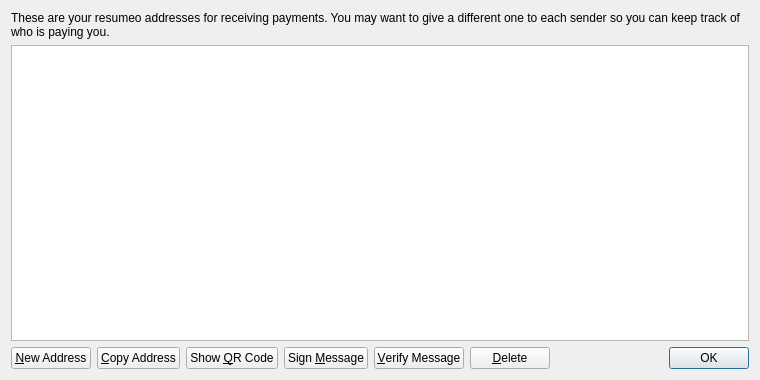
<?xml version="1.0" encoding="UTF-8"?>
<ui version="4.0">
 <class>AddressBookPage</class>
 <widget class="QWidget" name="AddressBookPage">
  <property name="geometry">
   <rect>
    <x>0</x>
    <y>0</y>
    <width>760</width>
    <height>380</height>
   </rect>
  </property>
  <property name="windowTitle">
   <string>Address Book</string>
  </property>
  <layout class="QVBoxLayout" name="verticalLayout">
   <item>
    <widget class="QLabel" name="labelExplanation">
     <property name="text">
      <string>These are your resumeo addresses for receiving payments. You may want to give a different one to each sender so you can keep track of who is paying you.</string>
     </property>
     <property name="textFormat">
      <enum>Qt::PlainText</enum>
     </property>
     <property name="wordWrap">
      <bool>true</bool>
     </property>
    </widget>
   </item>
   <item>
    <widget class="QTableView" name="tableView">
     <property name="contextMenuPolicy">
      <enum>Qt::CustomContextMenu</enum>
     </property>
     <property name="toolTip">
      <string>Double-click to edit address or label</string>
     </property>
     <property name="tabKeyNavigation">
      <bool>false</bool>
     </property>
     <property name="alternatingRowColors">
      <bool>true</bool>
     </property>
     <property name="selectionMode">
      <enum>QAbstractItemView::SingleSelection</enum>
     </property>
     <property name="selectionBehavior">
      <enum>QAbstractItemView::SelectRows</enum>
     </property>
     <property name="sortingEnabled">
      <bool>true</bool>
     </property>
     <attribute name="verticalHeaderVisible">
      <bool>false</bool>
     </attribute>
    </widget>
   </item>
   <item>
    <layout class="QHBoxLayout" name="horizontalLayout">
     <item>
      <widget class="QPushButton" name="newAddressButton">
       <property name="toolTip">
        <string>Create a new address</string>
       </property>
       <property name="text">
        <string>&amp;New Address</string>
       </property>
       <property name="icon">
        <iconset resource="../bitcoin.qrc">
         <normaloff>:/icons/add</normaloff>:/icons/add</iconset>
       </property>
      </widget>
     </item>
     <item>
      <widget class="QPushButton" name="copyToClipboard">
       <property name="toolTip">
        <string>Copy the currently selected address to the system clipboard</string>
       </property>
       <property name="text">
        <string>&amp;Copy Address</string>
       </property>
       <property name="icon">
        <iconset resource="../bitcoin.qrc">
         <normaloff>:/icons/editcopy</normaloff>:/icons/editcopy</iconset>
       </property>
      </widget>
     </item>
     <item>
      <widget class="QPushButton" name="showQRCode">
       <property name="text">
        <string>Show &amp;QR Code</string>
       </property>
       <property name="icon">
        <iconset resource="../bitcoin.qrc">
         <normaloff>:/icons/qrcode</normaloff>:/icons/qrcode</iconset>
       </property>
      </widget>
     </item>
     <item>
      <widget class="QPushButton" name="signMessage">
       <property name="toolTip">
        <string>Sign a message to prove you own a resumeo address</string>
       </property>
       <property name="text">
        <string>Sign &amp;Message</string>
       </property>
       <property name="icon">
        <iconset resource="../bitcoin.qrc">
         <normaloff>:/icons/edit</normaloff>:/icons/edit</iconset>
       </property>
      </widget>
     </item>
     <item>
      <widget class="QPushButton" name="verifyMessage">
       <property name="toolTip">
        <string>Verify a message to ensure it was signed with a specified resumeo address</string>
       </property>
       <property name="text">
        <string>&amp;Verify Message</string>
       </property>
       <property name="icon">
        <iconset resource="../bitcoin.qrc">
         <normaloff>:/icons/transaction_0</normaloff>:/icons/transaction_0</iconset>
       </property>
      </widget>
     </item>
     <item>
      <widget class="QPushButton" name="deleteButton">
       <property name="toolTip">
        <string>Delete the currently selected address from the list</string>
       </property>
       <property name="text">
        <string>&amp;Delete</string>
       </property>
       <property name="icon">
        <iconset resource="../bitcoin.qrc">
         <normaloff>:/icons/remove</normaloff>:/icons/remove</iconset>
       </property>
      </widget>
     </item>
     <item>
      <spacer name="horizontalSpacer">
       <property name="orientation">
        <enum>Qt::Horizontal</enum>
       </property>
       <property name="sizeHint" stdset="0">
        <size>
         <width>40</width>
         <height>20</height>
        </size>
       </property>
      </spacer>
     </item>
     <item>
      <widget class="QDialogButtonBox" name="buttonBox">
       <property name="sizePolicy">
        <sizepolicy hsizetype="Maximum" vsizetype="Fixed">
         <horstretch>0</horstretch>
         <verstretch>0</verstretch>
        </sizepolicy>
       </property>
       <property name="standardButtons">
        <set>QDialogButtonBox::Ok</set>
       </property>
      </widget>
     </item>
    </layout>
   </item>
  </layout>
 </widget>
 <resources>
  <include location="../bitcoin.qrc"/>
 </resources>
 <connections/>
</ui>
